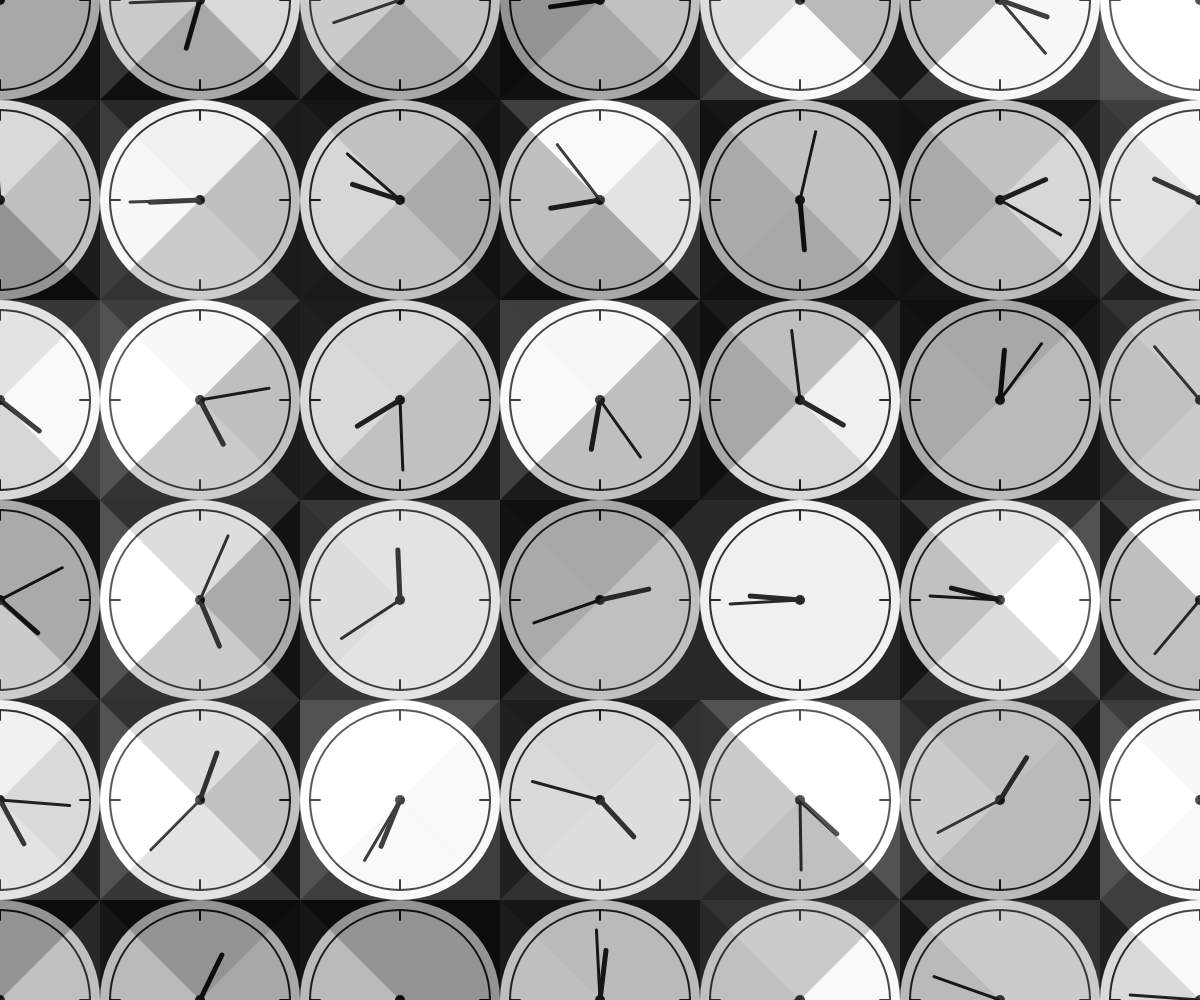
Frame 1 (no input)
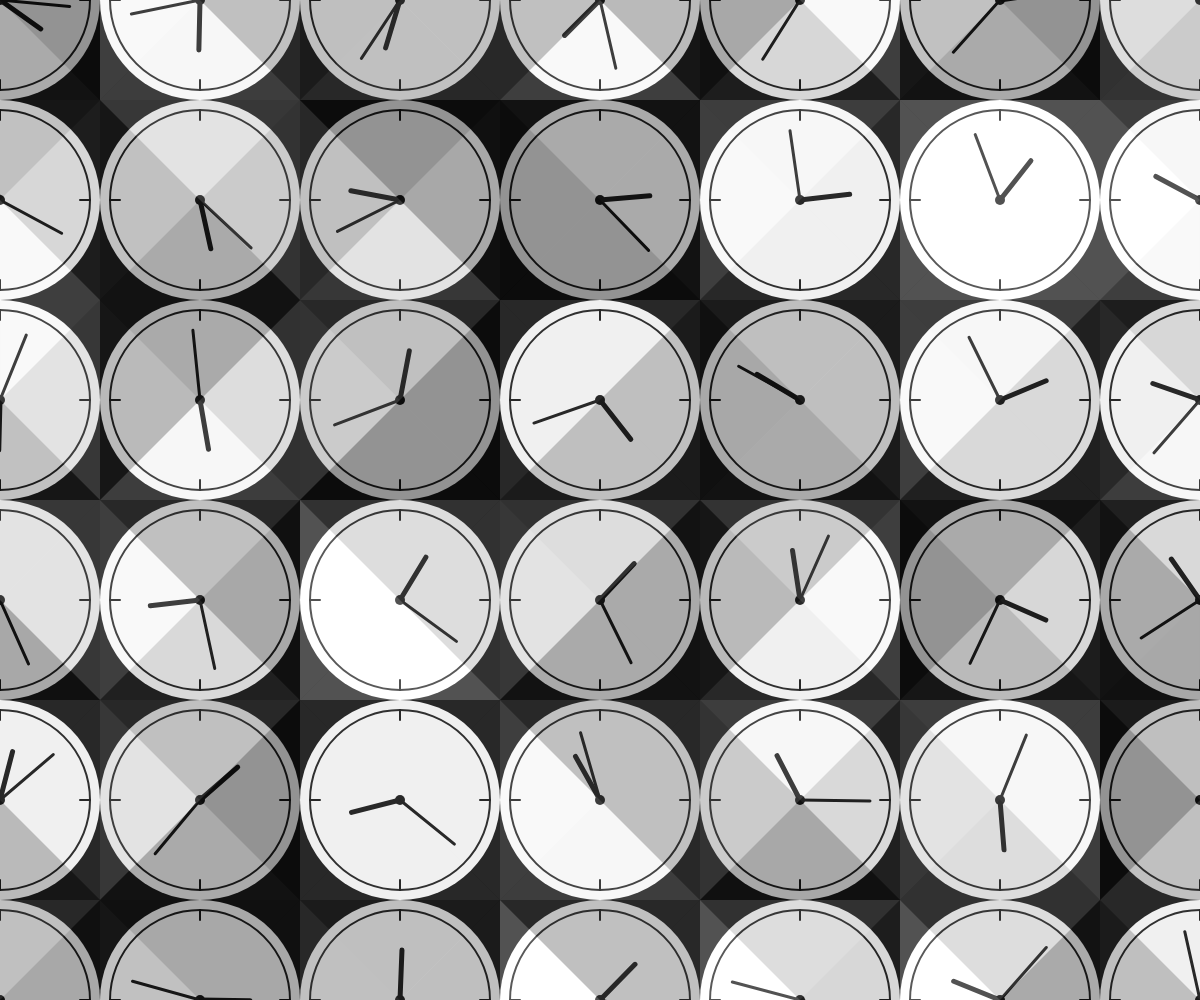
Frame 2 (the mouse pressed at the canvas centre, redrawn once)

The p5.js sketch that drew these frames (run headless with seeded random() and noise() and a simulated clock; the mouse was pressed at the canvas centre and the sketch redrawn once):

// p5.js sketch
// ── sketch.js
let fCols = ['#ffffff2d','#1b1b1b46','#4545452e','#b7b7b71d'];
let w = 200;

let cols, rows;


function setup() {
  createCanvas(windowWidth, windowHeight);
  background(255);
  rectMode(CENTER);
  noStroke();
  noLoop();

  cols = ceil(width/w)+1;
  rows = ceil(height/w)+1;

  drawPattern();
}

function mousePressed() {
  background(255);
	drawPattern();
}

function drawPattern() {
  background(255);
	for (let x2 = 0; x2 < cols; x2++) {
		for (let y2 = 0; y2 < rows; y2++) {
			
      let x = x2 * w;
			let y = y2 * w;
			drawRect(x, y, w);
      drawellipse(x, y, w);
      drawline(x, y);
      drawline2(x, y);
      drawline3(x, y);
      drawtri(x, y, w);
      
      
		}
	}
}



function drawRect(x,y,w) {
  for (let theta = 0; theta < 2 * PI; theta += PI / 2){
    push();
	  translate(x, y);
    rotate(theta);
	  fill(0);
	  rect(0, 0, w);
	  pop();
}
}

function drawellipse(x,y,w) {
  push();
  translate(x,y)
  fill(255);
  noStroke();
  ellipse(0,0,w);
  fill(0)
  ellipse(0,0,w*0.05);
  noFill();
  stroke(10);
  strokeWeight(2);
  ellipse(0,0,w*0.9);
  pop();
}

function drawline(x,y) {
  for (let i = 0; i < 4; i++) {
    push();
    translate(x,y);
    rotate(i*PI/2)
    noFill();
    stroke(0);
    strokeWeight(2);
    line(0+w*0.4,0,0+w*0.45,0); 
    
    pop();
 

}
}

function drawline2(x,y) {
  push();
  translate(x,y);
  rotate(random(4)*PI);
  stroke(0);
  strokeWeight(3);
  line(0,0,0,w*0.35);
  
  pop();
}

function drawline3(x,y) {
  push();
  translate(x,y);
  rotate(random(4)*PI);
  stroke(0);
  strokeWeight(5);
  line(0,0,0,w*0.25);
  pop();

}


function drawtri(x,y,w){
  for (let theta = 0; theta < 2 * PI; theta += PI / 2){
  push();
  
	translate(x,y);
  rotate(theta);
	fill(random(fCols));
  noStroke();
  triangle(-w/2, w/2, w/2, w/2, w/2, -w/2);
  pop();
}}





function draw() {

}

function windowResized() {
	resizeCanvas(windowWidth, windowHeight);

	cols = ceil(width / w) + 1;
	rows = ceil(height / w) + 1;

	drawPattern();

}
